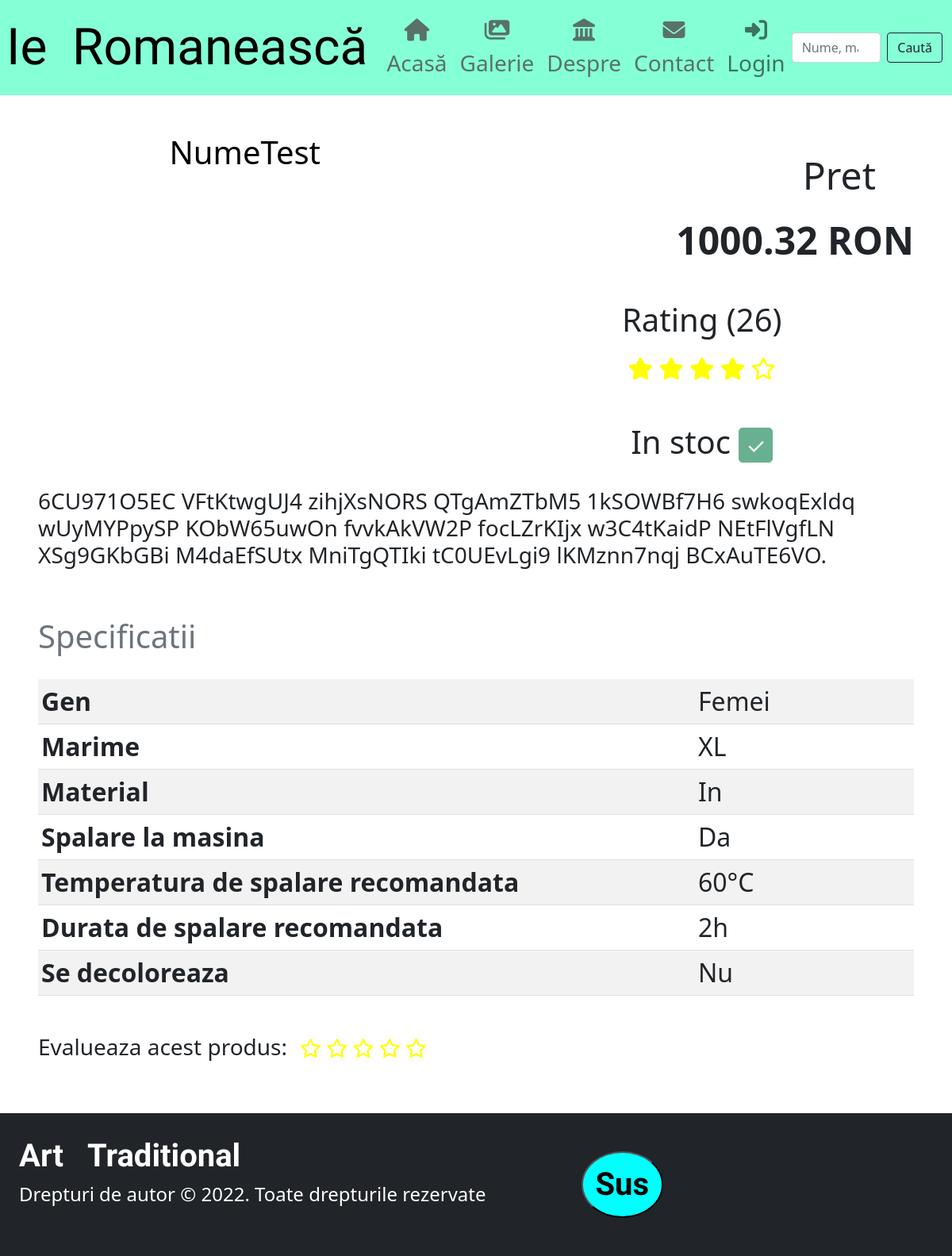
Page /galerie/1 on the committed database.
### loginapp/models.py (models this page shows)
class NavbarSettings(models.Model):
    title=models.CharField("Titlu", default=u"Ie \xa0Romanească", max_length=50)
    titlefont=models.CharField("Font", default="Alex Brush", max_length=40)
    fontmultiplier=models.IntegerField("Procent marime font titlu", default=200)
    titlecolor=models.CharField("Culoare titlu", default="0, 0, 0, 1", max_length=20)
    itemcolor=models.CharField("Culoare iteme", default="77, 77, 77, 0.8", max_length=20)
    itemhovercolor=models.CharField("Culoare iteme onhover", default="179, 179, 179, 0.9", max_length=20)
    color=models.CharField("Culoare de fundal", default="127, 255, 212, 0.95", max_length=20)
    hidelogin=models.BooleanField("Ascunde Loginul", default=False)

class FooterSettings(models.Model):
    title=models.CharField("Titlu", default=u"Art \xa0\xa0Traditional", max_length=30)
    titlefont=models.CharField("Font", default="Alex Brush", max_length=40)
    fontmultiplier=models.IntegerField("Multiplicator font(%)", default=200)
    fcolor=models.CharField("Colare text", default="255, 255, 255, 1", max_length=20)
    bgcolor=models.CharField("Culoare fundal", default="33, 37, 41, 1", max_length=20)
    credits=models.TextField("Text footer", default="Drepturi de autor © 2022. Toate drepturile rezervate", max_length=200)
    imgsource=models.CharField("Imagine", default="/media/BannerR.png", max_length=50)

### magazin/models.py (models this page shows, shortened)
class Produs(models.Model):
    id = models.AutoField("Id", primary_key=True)
    nume = models.CharField("Denumire", max_length=50, blank=False)
    descriere = models.TextField("Descriere", blank=True)
    stoc = models.IntegerField("Stoc", default=1)
    sters = models.BooleanField("Sters", default=False)
    rating = models.OneToOneField(Rating, related_name="Rating", blank=True, null=True, on_delete=models.CASCADE)
    pret = models.OneToOneField(Pret, related_name="Pret", blank=True, null=True, on_delete=models.CASCADE)
    imagini = models.OneToOneField(Imagini, related_name="Imagini", null=True, on_delete=models.CASCADE)
    specificatii = models.OneToOneField(Specificatii, related_name="Specificatii", blank=False, null=True, on_delete=models.CASCADE)
    @property
    def in_stoc(self):
        return self.stoc > 0

class Pret(models.Model):
    pretul = models.FloatField("Pret", default=0)
    reducere = models.FloatField("Reducere", default=0)
    @property
    def pret_final(self):
        return float("{:.2f}".format(self.pretul - self.pretul * (self.reducere / 100)))

class Rating(models.Model):
    stars = models.IntegerField("Stele", default=0)
    count = models.IntegerField("Nr de feedback-uri", default=1)
    accesari = models.BigIntegerField("Numar de accesari", default=0)
    @property
    def value(self) -> float:
        return int(self.stars) / (5*int(self.count)) * 5

class Specificatii(models.Model):
    marime = models.CharField("Mărime", default="XL", max_length=10)
    material = models.CharField("Material", default="In", max_length=20)
    gen = models.TextField("Gen", default="Femei", blank=False, null=False, choices=[("Barbati", "Barbati"), ("Femei", "Femei"), ("Copii", "Copii")])
    spalaremasina = models.BooleanField("Se spală la mașină", default=True)
    temperatura = models.IntegerField("Temperatura de spălare recomandată", default=60)
    timpspalare = models.CharField("Timpul de spălare recomandat", default="2h", max_length=10)
    sedecoloreaza = models.BooleanField("Se decoloreaza", default=False)

### magazin/views.py (the view)
# urls.py: path("galerie/<int:id>", views.produs, name="produs"),
def produs(request, id):
    produs = Produs.objects.get(id=id)
    images = produs.imagini.ColectieImagini.all()
    imglist = []
    for img in images:
        i = str(img).find("media")
        imglist.append("/" + str(img)[i:].replace("\\", "/"))
    images = imglist
    return render(request, "produs.html", {
        "produs": produs,
        "firstimage": images[0],
        "allimages": images,
        "allimagesindexes": zip(images[1:], range(2, len(images)+1)),
        "range5": range(5),
        **context(OwnSettings.objects.first()),
    })

### loginapp/models.py (called while the page is built)
def context(setare): # determina context dict-ul
    rez = {}
    asocs={"navbar":NavbarSettings, "card":CardSettings, "slideshow": SlideShowSettings, "galerie": GalerieSettings, "footer":FooterSettings}
    for field in OwnSettings._meta.get_fields():
        rez[field.name] = field.value_from_object(setare)
    for fieldname,obj in asocs.items():
        for field2 in obj._meta.get_fields():
            if field2.name != fieldname and field2.name != "id":
                if "color" in field2.name:
                    rez[fieldname + field2.name] = stringtocolor(str(field2.value_from_object(obj.objects.last())))
                    rez[fieldname + "islight"] = isLight(rez[fieldname + field2.name])
                else:
                    rez[fieldname + field2.name] = field2.value_from_object(obj.objects.last())
    return rez

### magazin/models.py (called while the page is built)
    def __str__(self):
        return self.img.path

### magazin/utils.py (called while the page is built)
def isLight(rgbColor):
    r = rgbColor[0]
    g = rgbColor[1]
    b = rgbColor[2]
    a = rgbColor[3]
    hsp = math.sqrt(0.299 * (r * r) + 0.587 * (g * g) + 0.114 * (b * b))
    if hsp>127.5 or a <= 0.3:
        return True
    return False

def stringtocolor(string):
    rez = []
    for _ in string.split():
        for token in _.split(","):
            try:
                val = float(token)
                if val == int(val):
                    val = int(val)
                rez.append(val)
            except: pass
    return tuple(rez[:4])

### templates/produs.html (shortened to what this page needs)
{% extends 'base.html' %}
{% block head %}
    {% load static %}
    <link rel="stylesheet" href="{% static "magazin/css/modal.css" %}">
{% endblock %}
{% block content %}
<div class="d-flex my-5 my-xl-0 flex-column flex-xl-row">
    <div class="mx-5 my-2 my-xl-5 flex-fill">
    <h1 class="mt-0 ms-5 mb-5 text-{{ cardtitlealign }}" style="color: rgba{{ cardtitlecolor }}"> {{ produs.nume }}</h1>
        <div id="carouselExampleFade" class="carousel slide carousel-fade" data-bs-ride="carousel">
          <button class="carousel-control-prev" type="button" data-bs-target="#carouselExampleFade" data-bs-slide="prev">
            <span class="carousel-control-prev-icon" aria-hidden="true"></span>
          </button>
          <button class="carousel-control-next" type="button" data-bs-target="#carouselExampleFade" data-bs-slide="next">
            <span class="carousel-control-next-icon" aria-hidden="true"></span>
          </button>
        </div>
    </div>
    <div class="mx-0 my-auto px-5 py-2 py-xl-4 flex-grow-1 flex-shrink-0 text-start d-block">
        {% if produs.pret.pret_final > 0 and showprice %}
        <div class="preturi mt-5 mb-5 text-xl-end">
            <h1 class="display-5 fw-normal mb-4 me-5"> Pret</h1>
            <h1 class="display-5 fw-bold"> {{ produs.pret.pret_final }} RON</h1>
        </div>
        {% endif %}
        {% if produs.rating.stars != 0 %}
        <div class="rating text-start text-xl-center mb-4">
            <h1 class="display-6 fw-normal mb-3"> Rating ({{ produs.rating.count }})</h1>
            <ul class="list-inline fs-3">
                {% for i in range5 %}
                    {% if produs.rating.value >= i %}
                    <li class="list-inline-item m-0"><i class="fa fa-star" style="color: rgba{{ cardstarcolor }}"></i></li>
                    {% else %}
                    <li class="list-inline-item m-0"><i class="fa fa-star-o" style="color: rgba{{ cardstarcolor }}"></i></li>
                    {% endif %}
                {% endfor %}
             </ul>
        </div>
        {% endif %}
        <h1 class="display-6 fw-normal text-start text-xl-center mt-5"> In stoc <button id="btninstoc" type="button" class="btn fs-3 px-2 py-0 btn-lg btn-{% if produs.in_stoc and not produs.sters %}success{% else %}danger{% endif %}" disabled>{% if produs.in_stoc and not produs.sters %}&check;{% else %}&times;{% endif %}</button></h1>
    </div>
</div>
{% if produs.descriere != "" %}
<h3 class="mx-5 mb-5"> {{ produs.descriere }}</h3>
{% endif %}
<div class="m-5 fs-2">
<table class="table table-sm table-striped table-hover caption-top">
    <caption class="fs-1 mb-3"> Specificatii</caption>
    <tr>
      <th scope="row" class="w-75">Gen</th>
      <td>{{ produs.specificatii.gen }}</td>
    </tr>
    <tr>
      <th scope="row">Marime</th>
      <td>{{ produs.specificatii.marime }}</td>
    </tr>
    <tr>
      <th scope="row">Material</th>
      <td>{{ produs.specificatii.material }}</td>
    </tr>
    <tr>
      <th scope="row">Spalare la masina</th>
      <td>{% if produs.specificatii.spalaremasina %} Da {% else %} Nu {% endif %}</td>
    </tr>
    <tr>
      <th scope="row">Temperatura de spalare recomandata</th>
      <td>{{ produs.specificatii.temperatura }}°C</td>
    </tr>
    <tr>
      <th scope="row">Durata de spalare recomandata</th>
      <td>{{ produs.specificatii.timpspalare }}</td>
    </tr>
    <tr>
      <th scope="row">Se decoloreaza</th>
      <td>{% if produs.specificatii.sedecoloreaza %} Da {% else %} Nu {% endif %}</td>
    </tr>
</table>
</div>
<div class="d-flex flex-row m-5 mt-0 flex-nowrap">
    <h3 class="me-3">Evalueaza acest produs:</h3>
    <ul class="list-inline fs-4 me-5" onmouseleave="fillStars(-1)">
        {% for i in range5 %}
            <li class="list-inline-item m-0" onmouseenter="fillStars({{ i }})" onclick="{% if allowrating %}rateproduct({{ i }}){% else %}activateAlert('<strong>Important!</strong> Nu puteti evalua acest produs deoarece nu sunteti logat.', 'danger') {% endif %}">
                <i id="star-{{ i }}" class="fa fa-star-o" style="color: rgba{{ cardstarcolor }}"></i>
            </li>
        {% endfor %}
     </ul>
</div>
{% endblock %}
{% block scripts %}
{% load static %}
{% endblock %}

### templates/base.html (shortened to what this page needs)
<!DOCTYPE html>
<html lang="ro">
<head>
    <link href="https://cdn.jsdelivr.net/npm/bootstrap@5.0.2/dist/css/bootstrap.min.css" rel="stylesheet">
    {% load static %}
    <link rel="stylesheet" href="{% static "magazin/css/footer.css" %}">
    {% block head %}
    {% endblock %}
</head>
<body>
{% include 'navbar.html' %}
{% block content %}
{% endblock %}
{% include 'footer.html' %}
</body>
</html>

### templates/navbar.html (shortened to what this page needs)
<nav class="navbar navbar-expand-lg navbar-light sticky-top fs-2"
     style="background: rgba{{ navbarcolor }}; ">
  <h1 class="navbar-brand my-auto px-1 ms-1 me-0" style="font-family: {{ navbartitlefont }}; color: rgba{{ navbartitlecolor }}; display: block; font-size: {{ navbarfontmultiplier }}%" onmousedown='return false;'>{{ navbartitle }}</h1>
  <div class="container-fluid">
    <div class="collapse navbar-collapse" id="navbarSupportedContent">
      <ul class="navbar-nav me-auto mb-2 mb-lg-1 fs-3 text-center">
        <li class="nav-item">
            <a class="nav-link" aria-current="page" href="{% url 'home' %}"
               style="color: rgba{{ navbaritemcolor }}"
               onmouseleave="this.style.color='rgba{{ navbaritemcolor }}';"
               onmouseover="this.style.color='rgba{{ navbaritemhovercolor }}';">
                <i class="fa fa-fw fa-home"></i>  Acasă</a>
        </li>
        <li class="nav-item">
            <a class="nav-link" style="color: rgba{{ navbaritemcolor }}" href="{% url 'galerie' %}"
            onmouseleave="this.style.color='rgba{{ navbaritemcolor }}';"
            onmouseenter="this.style.color='rgba{{ navbaritemhovercolor }}';"><i class="fas fa-images"></i>  Galerie</a>
        </li>
        <li class="nav-item">
            <a class="nav-link" style="color: rgba{{ navbaritemcolor }}" href="#"
            onmouseleave="this.style.color='rgba{{ navbaritemcolor }}';"
            onmouseenter="this.style.color='rgba{{ navbaritemhovercolor }}';"><i class="fa fa-fw fa-landmark"></i>  Despre</a>
        </li>
        <li class="nav-item">
            <a class="nav-link" style="color: rgba{{ navbaritemcolor }}" href="#"
            onmouseleave="this.style.color='rgba{{ navbaritemcolor }}';"
            onmouseenter="this.style.color='rgba{{ navbaritemhovercolor }}';"><i class="fa fa-fw fa-envelope"></i>  Contact</a>
        </li>
      </ul>
      <ul class="navbar-nav ms-auto mb-2 mb-lg-1 fs-3 text-center">
        <li class="nav-item d-block {% if navbarhidelogin %}fs-5{% endif %}">
            <a class="nav-link" aria-current="page" href="{% if not user.is_authenticated %}{% url 'login' %}{% else %}{% url 'logout' %}{% endif %}"  {% if navbarhidelogin %}style="color: transparent"{% endif %}
            {% if not navbarhidelogin %}
            onmouseleave="this.style.color='rgba{{ navbaritemcolor }}';"
            onmouseenter="this.style.color='rgba{{ navbaritemhovercolor }}';"
            {% endif %}>
            {% if not user.is_authenticated %}
                <i class="fas fa-sign-in-alt"></i>  {% if not navbarhidelogin %}Login{% endif %}
            {% else %}
                <i class="fas fa-sign-out-alt"></i>  {% if not navbarhidelogin %}Logout{% endif %}
            {% endif %}
            </a>
        </li>
      </ul>
        <div id="searchbarform ms-1">
      <form class="d-flex" >
        <input class="form-control me-2" type="search" placeholder="Nume, mărime, gen" aria-label="Search" id="searchtext">
        <button class="btn btn-outline-{% if navbarislight %}dark{% else %}light{% endif %}" type="button" onclick="cauta()" id="searchbtn"> Caută</button>
      </form>
        </div>
    </div>
  </div>
</nav>

### templates/footer.html (shortened to what this page needs)
<footer class="d-flex flex-column flex-xl-row fs-4" style="color: rgba{{ footerfcolor }}; background-color: rgba{{ footerbgcolor }}">
    <div class="p-4">
        <strong class="text-sm-start fs-1" style="font-family: {{ footertitlefont }}; font-size: {{ footerfontmultiplier }}%"> {{ footertitle }} </strong>
        <p class="fs-4"> {{ footercredits }} </p>
    </div>
    <div class="p-4">
    </div>
    <div class="p-5 text-center d-none d-xl-block">
        <button onclick="location.href='#'" class="fs-1 display-1 fw-bold p-3 my-auto text-center align-self-center fadegray" style="font-family: {{ footertitlefont }}; font-size: {{ footerfontmultiplier }}%"> Sus </button>
    </div>
</footer>

### magazin/static/magazin/css/footer.css (style rules this page uses)
.fadegray { display: inline-block; border-radius: 60%; background-color: aqua; animation: greyscale-fade-in 5s ease-in forwards alternate infinite; }

### rows in the picture
NavbarSettings: title "Ie Romanească"
Produs: nume "NumeTest", pret.pret_final "1000.32", rating.count "26", descriere "6CU971O5EC VFtKtwgUJ4 zihjXsNORS QTgAmZTbM5 1kSOWBf7H6 swkoqExldq wUyMYPpySP KObW65uwOn fvvkAkVW2P focLZrKIjx w3C4tKaidP NEtFlVgfLN XSg9GKbGBi M4daEfSUtx MniTgQTIki tC0UEvLgi9 lKMznn7nqj BCxAuTE6VO.", specificatii.gen "Femei", specificatii.marime "XL", specificatii.material "In", specificatii.temperatura "60", specificatii.timpspalare "2h"
FooterSettings: title "Art Traditional", credits "Drepturi de autor © 2022. Toate drepturile rezervate"
